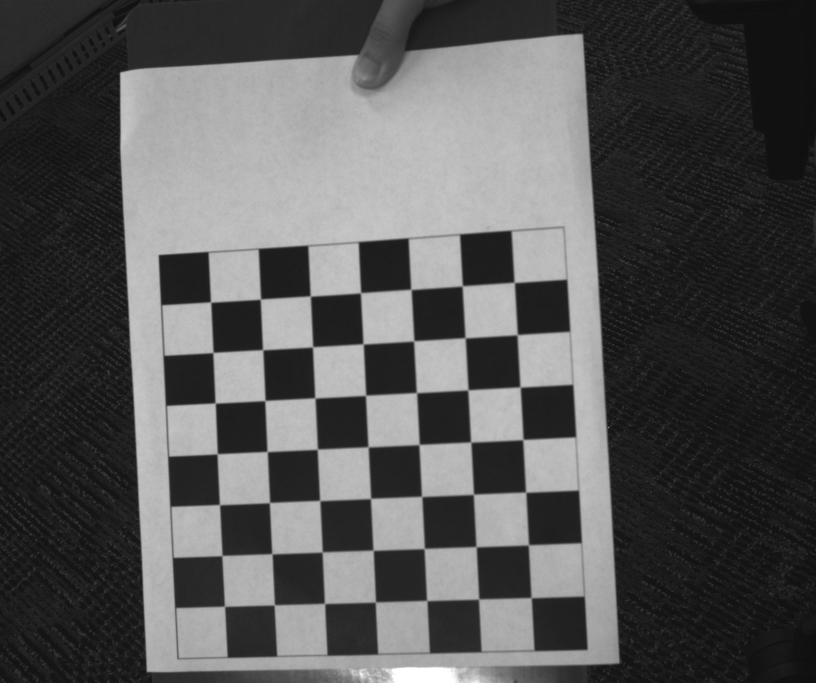
#> input picture Chess_images/lleft14.jpg, 2448 x 2048 px, given as the content of the folder /home/nape/Desktop/programs/chessboard_images, which was not available (shown at 1/3 size)
$ python calibration.py
#> lines starting #> are read from the running program, lines starting #| are printed output that depends on the picture; pictures that were not available may be replaced by others from this repository, and a replacement may not be noted
import numpy as np
import cv2
import glob

# termination criteria
criteria = (cv2.TERM_CRITERIA_EPS + cv2.TERM_CRITERIA_MAX_ITER, 30, 0.001)

# prepare object points, like (0,0,0), (1,0,0), (2,0,0) ....,(6,5,0)
objp = np.zeros((6*7,3), np.float32)
objp[:,:2] = np.mgrid[0:7,0:6].T.reshape(-1,2)

# Arrays to store object points and image points from all the images.
objpoints = [] # 3d point in real world space
imgpoints = [] # 2d points in image plane.

images = glob.glob('/home/nape/Desktop/programs/chessboard_images/lleft*.jpg')

for fname in images:
    img = cv2.imread(fname)
#> img is the input picture: shape (2048, 2448, 3); min 13, max 255, mean 86.6
    gray = cv2.cvtColor(img,cv2.COLOR_BGR2GRAY)

    # Find the chess board corners
    ret, corners = cv2.findChessboardCorners(gray, (7,6),None)
#> ret = True; corners = 42 rows, first 8: [823.5, 1815.5], [816, 1663], [809.5, 1509], [803, 1355], [796.5, 1203], [789, 1050], [781.5, 897.5], [975, 1811]

    # If found, add object points, image points (after refining them)
    if ret == True:
        objpoints.append(objp)

        corners2 = cv2.cornerSubPix(gray,corners,(11,11),(-1,-1),criteria)
#> corners2 = 42 rows, first 8: [823.7, 1815.5], [816.6, 1662.2], [809.3, 1508.7], [802.3, 1355.7], [795.7, 1202.6], [788.9, 1050], [782.2, 898.3], [974.6, 1811.3]
        imgpoints.append(corners2)

        # Draw and display the corners
        img = cv2.drawChessboardCorners(img, (7,6), corners2,ret)
        cv2.namedWindow("Display frame", cv2.WINDOW_NORMAL)
        cv2.imshow("Display frame",img)
        cv2.waitKey(0) & 0xff

cv2.destroyAllWindows()

ret, mtx, dist, rvecs, tvecs = cv2.calibrateCamera(objpoints, imgpoints, gray.shape[::-1],None,None)
#> ret = 0.361; mtx = [[5624, 0, 1303.5], [0, 5503.6, 697.4], [0, 0, 1]]; dist = [[0.426, -9.94, -0.0227, -0.0161, 87.26]]; rvecs = ([-0.254, 0.137, -1.62],); tvecs = ([-3.02, 7.29, 35.74],)
print(mtx)
#| [[5.62404347e+03 0.00000000e+00 1.30354858e+03]
#|  [0.00000000e+00 5.50355889e+03 6.97403488e+02]
#|  [0.00000000e+00 0.00000000e+00 1.00000000e+00]]
np.savez("BBB", ret=ret, mtx=mtx, dist=dist, rvecs=rvecs, tvecs=tvecs)

img = cv2.imread('/home/nape/Desktop/programs/chessboard_images/lleft15.jpg')
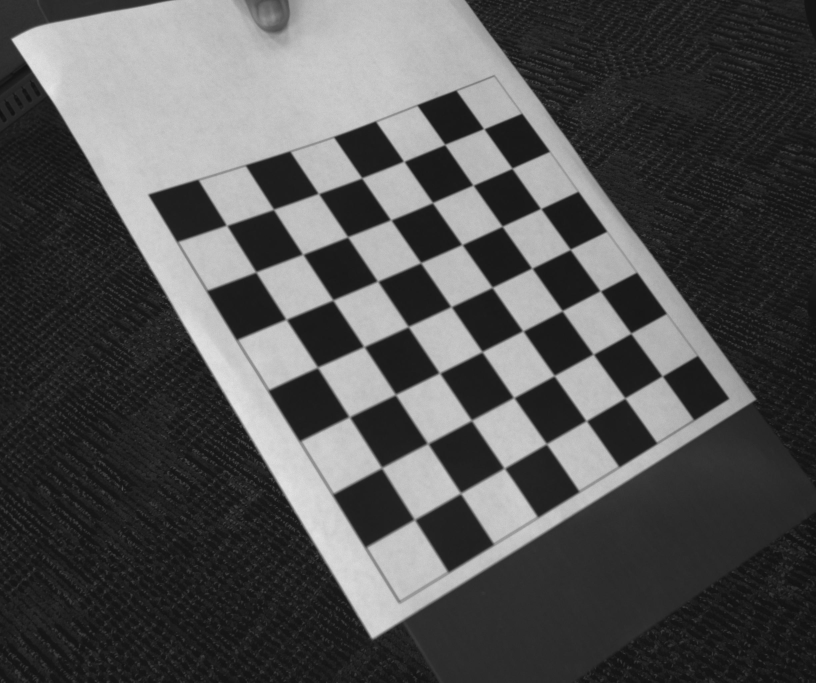
#> input picture Chess_images/lleft15.jpg, 2448 x 2048 px, given as the content of the folder /home/nape/Desktop/programs/chessboard_images, which was not available (shown at 1/3 size)
#> img is the input picture: shape (2048, 2448, 3); min 15, max 236, mean 84.1
h,  w = img.shape[:2]
#> h = 2048; w = 2448
newcameramtx, roi=cv2.getOptimalNewCameraMatrix(mtx,dist,(w,h),1,(w,h))
#> newcameramtx = [[5648.3, 0, 1288.2], [0, 5491.2, 687.3], [0, 0, 1]]; roi = (32, 15, 2398, 1987)
print("New cam matrix is :")
print(newcameramtx)
#| [[5.64834385e+03 0.00000000e+00 1.28822882e+03]
#|  [0.00000000e+00 5.49120254e+03 6.87330136e+02]
#|  [0.00000000e+00 0.00000000e+00 1.00000000e+00]]

# undistort
dst = cv2.undistort(img, mtx, dist, None, newcameramtx)
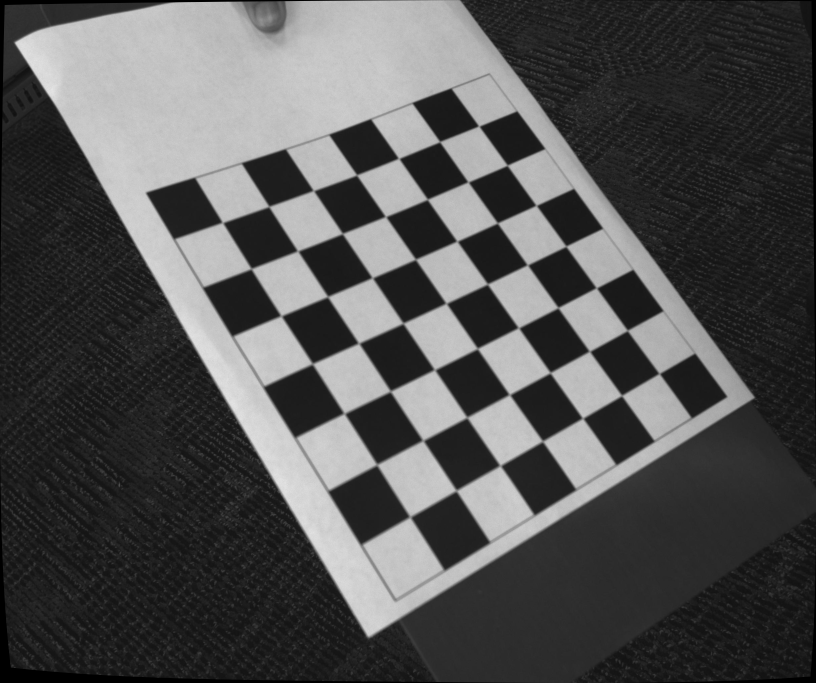
#> dst: shape (2048, 2448, 3) (shown at 1/3 size); min 0, max 234, mean 83.1

# crop the image
x,y,w,h = roi
#> x = 32; y = 15; w = 2398; h = 1987
dst = dst[y:y+h, x:x+w]
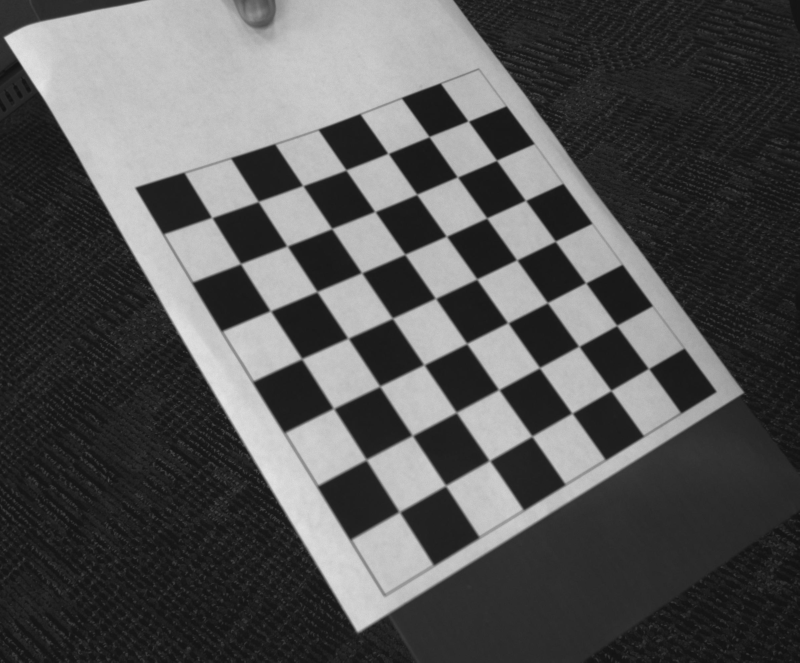
#> dst: shape (1987, 2398, 3) (shown at 1/3 size); min 15, max 234, mean 85.9
cv2.imwrite('calibresult.png',dst)

mean_error = 0
tot_error = 0
for i in xrange(len(objpoints)):
    imgpoints2, _ = cv2.projectPoints(objpoints[i], rvecs[i], tvecs[i], mtx, dist)
    error = cv2.norm(imgpoints[i],imgpoints2, cv2.NORM_L2)/len(imgpoints2)
    tot_error += error
#> this loop made 1 pass
#> (error, tot_error) on pass 1: (0.0558, 0.0558)
#> after the loop, tot_error = 0.0558

print ("total error: ", mean_error/len(objpoints))
#| total error:  0.0
